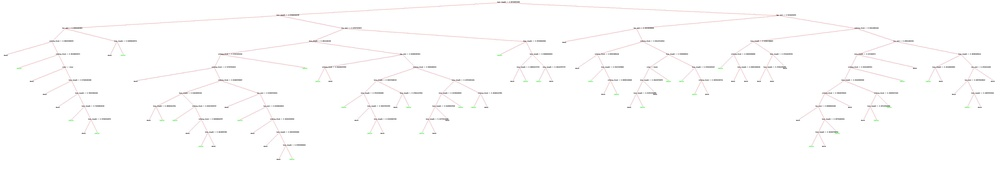
#> input picture #3/tree.jpg, 1000 x 169 px, shrunk from 7700 x 1300 before the run
$ python nikita_podguzov_2.py '../#3/tree.jpg'
#> lines starting #> are read from the running program, lines starting #| are printed output that depends on the picture
import numpy as np
import cv2
import random
import sys
import os
from itertools import groupby

# Number of colors.
N_COLORS = 16
# Width of bar chart with color distribution.
BAR_WIDTH = 400
# Height of bar chart with color distribution.
BAR_HEIGHT = 50


# Returns p-norm distance between point and list of points with p = 2.
def distance2(p, points):
    return np.linalg.norm(p - points, axis=1)


# Reads image [width, height] with given path and returns matrix [width*height, 3] with BGR components.
def read_image(path):
    image = cv2.imread(path)
    shape = image.shape
    image = image.reshape(-1, image.shape[-1])
    return image, shape


# Writes image with given path and shape.
def write_image(path, image, shape):
    image = image.reshape(shape)
    cv2.imwrite(path, image)


# Appends suffix to file name ignoring it's extension.
def append_suffix(filename, suffix):
    name, extension = os.path.splitext(filename)
    return "{name}_{suffix}{extension}".format(name=name, suffix=suffix, extension=extension)


# Returns mean centroids for given centroids distribution.
def get_mean_centroids(x, closest_centroids, n_clusters):
    return np.array([x[closest_centroids == i].mean(axis=0) for i in range(n_clusters)])


# Returns list of nearest centroids for given list of points.
def get_clusters(x, centroids, distance_metric):
    return np.array([distance_metric(centroid, x) for centroid in centroids]).argmin(axis=0)


# Returns centroids initialization as n_clusters-sample from x
def forgy_initialization(x, n_clusters, distance_metric):
    return x[np.random.choice(len(x), n_clusters)]


# Returns random centroids initialization
def random_initialization(x, n_clusters, distance_metric):
    random_clusters = x.apply_along_axis(random.randrange(n_clusters), axis=1)
    return get_mean_centroids(x, random_clusters, n_clusters)


# Returns initialization which is used in k-means++ method.
def k_means_plus_plus_initialization(x, n_clusters, distance_metric):
    centroids = [x[np.random.choice(len(x))]]
    for i in range(n_clusters - 1):
        distances = np.array([distance_metric(centroid, x) for centroid in centroids]).min(axis=0)
        centroids.append(x[np.random.choice(len(x), p=distances / distances.sum())])
    return np.array(centroids)


def k_means(x, n_clusters, distance_metric):
    return k_means_common(x, n_clusters, distance_metric, forgy_initialization)


def k_means_plus_plus(x, n_clusters, distance_metric):
    return k_means_common(x, n_clusters, distance_metric, k_means_plus_plus_initialization)


def k_means_common(x, n_clusters, distance_metric, initialize):
    means = initialize(x, n_clusters, distance_metric)
    while True:
        old_means = means
        clusters = get_clusters(x, means, distance_metric)
        means = get_mean_centroids(x, clusters, n_clusters)
        if np.array_equal(old_means, means):
            break
    return get_clusters(x, means, distance_metric), means


# Creates histogram with colors distribution.
def centroid_histogram(labels):
    return np.array([len(list(group)) / len(labels) for key, group in groupby(sorted(labels))])


# Creates bar chart for given histogram.
def plot_colors(hist, centroids):
    bar = np.zeros((BAR_HEIGHT, BAR_WIDTH, 3), np.uint8)
    start_x = 0
    for (percent, color) in zip(hist, centroids):
        end_x = start_x + percent * BAR_WIDTH
        cv2.rectangle(bar, (int(start_x), 0), (int(end_x), BAR_HEIGHT), color.astype("uint8").tolist(), -1)
        start_x = end_x
    return bar


# Recolors given image with n_colors colors. Can use either k_means_plus_plus or k_means method.
def recolor(image, n_colors):
    clusters, centroids = k_means_plus_plus(image, n_colors, distance2)
    # clusters, centroids = k_means(image, n_colors, distance2)
    histogram = centroid_histogram(clusters)
    bar = plot_colors(histogram, centroids)
    image = np.array(list(map(lambda x: centroids[clusters[x]], range(len(image)))))
    return image, bar


# First arguments stands for path of image.
def main():
    path = sys.argv[1]
    image, shape = read_image(path)
#> in read_image, image is the input picture: shape (169, 1000, 3); mean B, G, R 252.4, 252.4, 252.8
#> shape = (169, 1000, 3)
    image_n_colors, bar = recolor(image, N_COLORS)
#> in k_means_plus_plus_initialization, `centroids = [x[np.random.choice(len(x))]]`: centroids = [[255, 255, 254]]
#> after the loop in k_means_plus_plus_initialization, `for i in range(n_clusters - 1):`: centroids = [[255, 255, 254], [255, 255, 255], [239, 255, 241], [236, 235, 237], [185, 186, 184], [253, 254, 255], [195, 196, 194], [192, 190, 196], [131, 130, 132], [236, 233, 242], [191, 191, 191], [225, 221, 232], [173, 173, 173], [237, 236, 245], [204, 205, 219], [255, 254, 255]]
#> in k_means_common, `means = initialize(x, n_clusters, distance_metric)`: means = 16 rows, first 8: [255, 255, 254], [255, 255, 255], [239, 255, 241], [236, 235, 237], [185, 186, 184], [253, 254, 255], [195, 196, 194], [192, 190, 196]
#> in recolor, `clusters, centroids = k_means_plus_plus(image, n_colors, distance2)`: centroids = 16 rows, first 8: [252.8, 253.7, 253.9], [255, 255, 254.9], [232.6, 253, 234.1], [227, 225.7, 233.9], [172.2, 172.2, 174.2], [248.4, 248.4, 252.1], [190.3, 223.7, 191.6], [192, 191.8, 193.7]
#> in recolor, `histogram = centroid_histogram(clusters)`: histogram = [0.127, 0.704, 0.00163, 0.0136, 0.00349, 0.0208, 0.000893, 0.00286, 0.000562, 0.0122, 0.00421, 0.00292, 0.00193, 0.0122, 0.00285, 0.0884]
#> the loop in plot_colors, `for (percent, color) in zip(hist, centroids):` made 16 passes
#> (percent, color, end_x, start_x) on passes 1 to 12: (0.127, [252.8, 253.7, 253.9], 50.92, 50.92), (0.704, [255, 255, 254.9], 332.5, 332.5), (0.00163, [232.6, 253, 234.1], 333.2, 333.2), (0.0136, [227, 225.7, 233.9], 338.6, 338.6), (0.00349, [172.2, 172.2, 174.2], 340, 340), (0.0208, [248.4, 248.4, 252.1], 348.4, 348.4), (0.000893, [190.3, 223.7, 191.6], 348.7, 348.7), (0.00286, [192, 191.8, 193.7], 349.9, 349.9), (0.000562, [139.9, 139.1, 143.5], 350.1, 350.1), (0.0122, [233.2, 231.9, 239.9], 355, 355), (0.00421, [181.8, 181.8, 183.2], 356.7, 356.7), (0.00292, [216.1, 218, 218.3], 357.8, 357.8)
#> after the loop in plot_colors, `for (percent, color) in zip(hist, centroids):`:
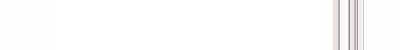
#> bar: shape (50, 400, 3); mean of channels 0, 1, 2 251.9, 251.9, 251.7; drawn as B, G, R
    write_image(append_suffix(path, str(N_COLORS) + 'colors'), image_n_colors, shape)
    cv2.imwrite(append_suffix(path, 'bar_chart'), bar)

if __name__ == "__main__":
    main()
